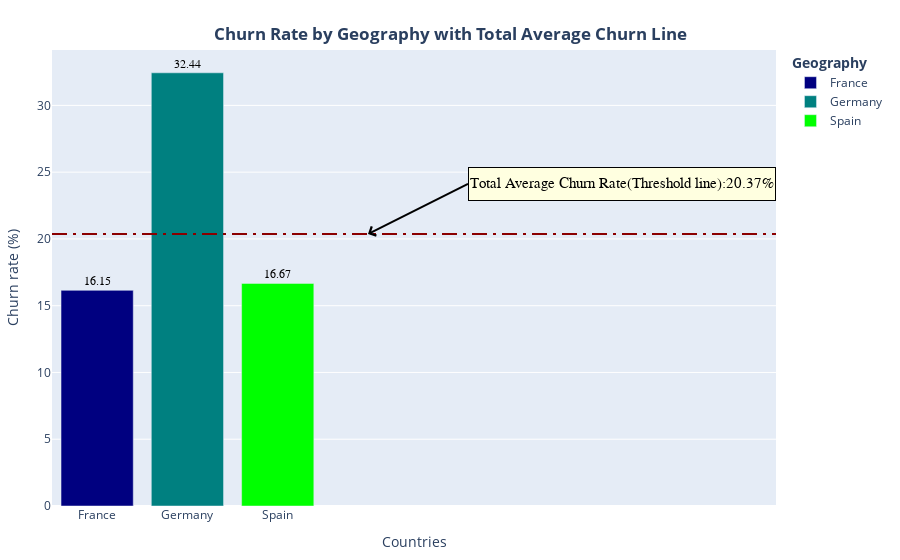

The cell this chart's notebook holds for it:
### Code cell
#plotly Explress bar plot
fig=px.bar(churn_rate_geo.iloc[:3],x='Geography',y='Exited',
           labels={'Exited':'Churn rate (%)','Geography':'Countries'},
           color='Geography',
           color_discrete_map ={'France':'navy','Germany':'teal','Spain':'lime'},
           text='Exited',
)
fig.update_traces(textfont=dict(color='black',family='Arial',size=12),textposition='outside')

fig.add_hline(y = total_average_churn_rate, line=dict(
            color='darkred',dash='longdashdot',width=2)
        )
fig.update_layout(title=dict(text="<b>Churn Rate by Geography with Total Average Churn Line</b>",
                             x=0.5,y=0.95),
                             legend=dict(title_text="<b>Geography</b>"),
                             margin=dict(l=50,r=50,t=50,b=50))
fig.add_annotation(x=(len(churn_rate_geo['Geography']))-1,
                   y=total_average_churn_rate,
                   text=f'Total Average Churn Rate(Threshold line):{total_average_churn_rate:.2f}%',
                   showarrow=True,
                   arrowcolor='black',
                   arrowwidth=2,
                   arrowhead=4,
                   xref='x',
                   yref='y',
                   font=dict(size=15,color='black',family='bold'),
                   align='left',
                   xanchor='left',
                   bgcolor='lightyellow',
                   bordercolor='black',
                   
                   borderwidth=1,
                   height=30,
                   ax=100,
                   ay=-50
                   )
fig.show()

### Figure 1 — Plotly figure (JSON) as saved in the notebook; plotly's stock layout.template omitted (floating-point values rounded to 4 significant figures)
{"data": [{"alignmentgroup": "True", "hovertemplate": "Countries=%{x}<br>Churn rate (%)=%{text}<extra></extra>", "legendgroup": "France", "marker": {"color": "navy", "pattern": {"shape": ""}}, "name": "France", "offsetgroup": "France", "orientation": "v", "showlegend": true, "text": [16.15], "textfont": {"color": "black", "family": "Arial", "size": 12}, "textposition": "outside", "type": "bar", "x": ["France"], "xaxis": "x", "y": [16.15], "yaxis": "y"}, {"alignmentgroup": "True", "hovertemplate": "Countries=%{x}<br>Churn rate (%)=%{text}<extra></extra>", "legendgroup": "Germany", "marker": {"color": "teal", "pattern": {"shape": ""}}, "name": "Germany", "offsetgroup": "Germany", "orientation": "v", "showlegend": true, "text": [32.44], "textfont": {"color": "black", "family": "Arial", "size": 12}, "textposition": "outside", "type": "bar", "x": ["Germany"], "xaxis": "x", "y": [32.44], "yaxis": "y"}, {"alignmentgroup": "True", "hovertemplate": "Countries=%{x}<br>Churn rate (%)=%{text}<extra></extra>", "legendgroup": "Spain", "marker": {"color": "lime", "pattern": {"shape": ""}}, "name": "Spain", "offsetgroup": "Spain", "orientation": "v", "showlegend": true, "text": [16.67], "textfont": {"color": "black", "family": "Arial", "size": 12}, "textposition": "outside", "type": "bar", "x": ["Spain"], "xaxis": "x", "y": [16.67], "yaxis": "y"}], "layout": {"annotations": [{"align": "left", "arrowcolor": "black", "arrowhead": 4, "arrowwidth": 2, "ax": 100, "ay": -50, "bgcolor": "lightyellow", "bordercolor": "black", "borderwidth": 1, "font": {"color": "black", "family": "bold", "size": 15}, "height": 30, "showarrow": true, "text": "Total Average Churn Rate(Threshold line):20.37%", "x": 3, "xanchor": "left", "xref": "x", "y": 20.37, "yref": "y"}], "barmode": "relative", "legend": {"title": {"text": "<b>Geography</b>"}, "tracegroupgap": 0}, "margin": {"b": 50, "l": 50, "r": 50, "t": 50}, "shapes": [{"line": {"color": "darkred", "dash": "longdashdot", "width": 2}, "type": "line", "x0": 0, "x1": 1, "xref": "x domain", "y0": 20.37, "y1": 20.37, "yref": "y"}], "title": {"text": "<b>Churn Rate by Geography with Total Average Churn Line</b>", "x": 0.5, "y": 0.95}, "xaxis": {"anchor": "y", "categoryarray": ["France", "Germany", "Spain"], "categoryorder": "array", "domain": [0, 1], "title": {"text": "Countries"}}, "yaxis": {"anchor": "x", "domain": [0, 1], "title": {"text": "Churn rate (%)"}}}}
